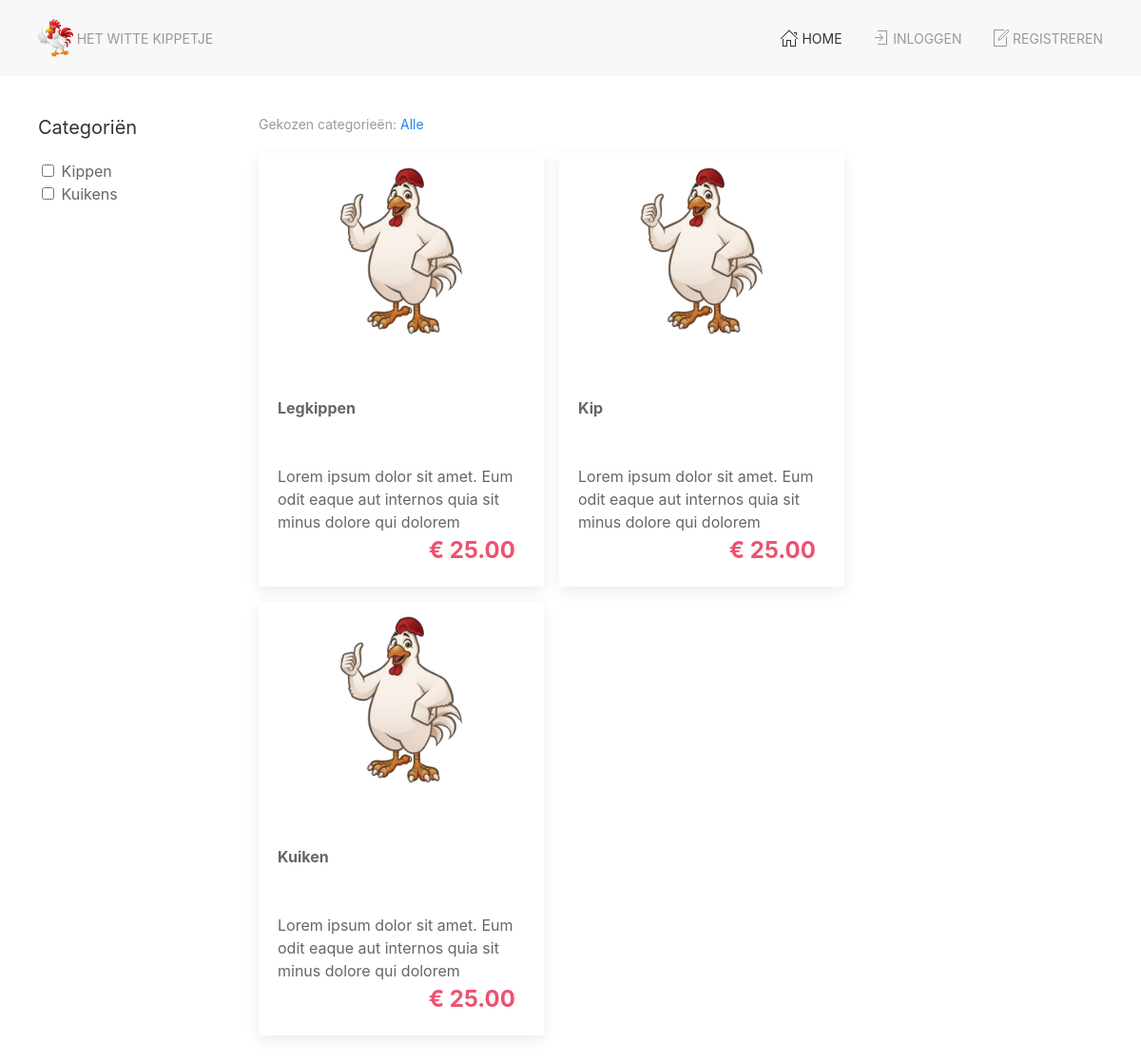
The page / on the database its author committed.
### tables this page shows
CREATE TABLE IF NOT EXISTS `categories` (
  `id` bigint(20) unsigned NOT NULL AUTO_INCREMENT,
  `name` varchar(150) NOT NULL,
  `created_at` timestamp NOT NULL DEFAULT current_timestamp(),
  `updated_at` timestamp NULL DEFAULT NULL,
  PRIMARY KEY (`id`)
);

CREATE TABLE IF NOT EXISTS `products` (
  `id` bigint(20) unsigned NOT NULL AUTO_INCREMENT,
  `category_id` bigint(20) unsigned NOT NULL,
  `name` varchar(150) NOT NULL,
  `description` text DEFAULT NULL,
  `price` decimal(10,2) unsigned NOT NULL DEFAULT 0.00,
  `image` varchar(255) NOT NULL DEFAULT 'https://placehold.co/600x600',
  `created_at` timestamp NOT NULL DEFAULT current_timestamp(),
  `updated_at` timestamp NULL DEFAULT NULL,
  PRIMARY KEY (`id`)
);

### src/Helpers/Auth.php (called while the page is built, shortened)
<?php
function isLoggedIn(): bool
{
   return false;
}
function guest(): bool
{
   return !isLoggedIn();
}

### src/Database/Database.php (called while the page is built, shortened)
<?php
class Database
{
    private static $dbHost = "localhost";
    private static $dbName = "2324_wittekip";
    private static $dbUser = "root";
    private static $dbPassword = "";
    private static $dbConnection = null;
    private static $dbStatement = null;
    private static function connect(): bool
    {
        if (!is_null(self::$dbConnection)) {
            return true;
        }
        $pdo = null;
        try {
            $dsn = "mysql:host=" . self::$dbHost . ";port=3306;dbname=" . self::$dbName;
            $pdo = new PDO($dsn, self::$dbUser, self::$dbPassword);
            $pdo->setAttribute(PDO::ATTR_DEFAULT_FETCH_MODE, PDO::FETCH_OBJ);
        } catch (PDOException $e) {
            return false;
        }
        self::$dbConnection = $pdo;
        return true;
    }
    public static function query(string $query, array $params = []): bool
    {
        try {
            self::$dbStatement = self::$dbConnection->prepare($query);
            self::$dbStatement->execute($params);
        } catch (PDOException $e) {
            return false;
        }
        return true;
    }
    public static function getAll($return_type = PDO::FETCH_OBJ): bool|array
    {
        return self::$dbStatement->fetchAll($return_type);
    }
}

### index.php (the view, shortened to what this page needs)
<?php
@include_once(__DIR__.'/src/Helpers/Auth.php');
@include_once(__DIR__.'/src/Database/Database.php');
@include_once(__DIR__ . '/template/head.inc.php');
Database::query("SELECT * FROM `categories`");
$categories = Database::getAll();
$categoryFilter = '';
$query = "SELECT * FROM `products` $categoryFilter";
Database::query($query);
$products = Database::getAll();
?>
      <div class="uk-grid">
         <section class="uk-width-1-5">
            <h4>Categoriën</h4>
            <?php foreach ($categories as $category) : ?>
               <div>
                    <input class="category-checkbox" id="category_<?= $category->id ?>" type="checkbox" value="<?= $category->id ?>" name="category" onchange="filterProducts(<?= $category->id ?>)" />
                    <label for="category_<?= $category->id ?>"><?= $category->name ?></label>
               </div>
            <?php endforeach; ?>
         </section>
         <section class="uk-width-4-5">
            <h4 class="uk-text-muted uk-text-small">Gekozen categorieën: <span class="uk-text-small uk-text-primary">
               <?php
                  if(isset($_GET['category_id'])) {
                     $selectedCategory = $_GET['category_id'];
                     $selectedCategoryName = $categories[$selectedCategory - 1]->name;
                     echo $selectedCategoryName;
                  } else {
                     echo "Alle";
                  }
               ?>
            </span></h4>
            <div class="uk-flex uk-flex-home uk-flex-wrap">
               <?php foreach ($products as $product) : ?>
                  <a class="product-card uk-card uk-card-home uk-card-default uk-card-small uk-card-hover" href="product.php?product_id=<?= $product->id ?>">
                     <div class="uk-card-media-top uk-align-center">
                        <img src="<?= $product->image ?>" alt="Witte kip" class="product-image uk-align-center">
                     </div>
                     <div class="uk-card-body uk-card-body-home">
                        <p class="product-card-p uk-text-bold uk-margin-remove-bottom"><?= substr($product->name, 0, 89) ?></p>
                        <p class="product-card-p uk-margin-remove-top uk-margin-remove-bottom"><?= substr($product->description, 0, 89) ?></p>
                        <p class="product-card-p uk-margin-remove-top uk-margin-remove-bottom uk-text-large uk-text-bold uk-text-danger uk-text-right">&euro; <?= $product->price ?></p>
                     </div>
                  </a>
               <?php endforeach; ?>
            </div>
         </section>
      </div>
<?php
include_once(__DIR__ . '/template/foot.inc.php');
?>

### template/head.inc.php (shortened to what this page needs)
<?php
@include_once(__DIR__ . '/../src/Helpers/Auth.php');
?>
<!DOCTYPE html>
<html lang="nl">
<head>
   <link rel="stylesheet" href="css/uikit.min.css">
   <link rel="stylesheet" href="css/style.css">
</head>
<body>
   <nav class="uk-navbar-container">
      <div class="uk-container">
         <div uk-navbar>
            <div class="uk-navbar-left">
               <ul class="uk-navbar-nav">
                  <li>
                  <a href="index.php">
                     <img class="logo" src="img/logo4.png" alt="Webshop Het Witte Kippetje" title="Webshop Het Witte Kippetje" />
                     Het Witte Kippetje
                  </a>
                  </li>
               </ul>
            </div>
            <div class="uk-navbar-right">
               <ul class="uk-navbar-nav">
                  <li class="uk-active"><a href="index.php"><span uk-icon="icon: home"></span>Home</a></li>
                  <?php if (guest()) : ?>
                     <li><a href="login.php"><span uk-icon="icon: sign-in"></span>Inloggen</a></li>
                     <li><a href="register.php"><span uk-icon="icon: file-edit"></span>Registreren</a></li>
                  <?php endif; ?>
               </ul>
            </div>
         </div>
      </div>
   </nav>
   <main class="uk-container uk-padding">

### template/foot.inc.php (shortened to what this page needs)
      </main>
   </body>
</html>

### css/style.css (style rules this page uses)
.logo { height: 40px; }
.product-image { width: 206px; height: 206px; }
.product-card, .product-card-p { text-decoration: none !important; color: #666; }
.uk-card-home, .uk-card-body-home { width: 300px; }
.uk-card-body-home > p { max-width: 250px; }
.uk-card-body-home > p:first-child { min-height: 72px; }
.uk-flex-home, .uk-cart-gap, .uk-card-body-gap { gap: 1rem; }

### rows shown on the page
categories: name "Kippen"
categories: name "Kuikens"
products: image (picture), name "Legkippen", description "Lorem ipsum dolor sit amet. Eum odit eaque aut internos quia sit minus dolore qui dolorem", price "25.00"
products: image (picture), name "Kip", description "Lorem ipsum dolor sit amet. Eum odit eaque aut internos quia sit minus dolore qui dolorem", price "25.00"
products: image (picture), name "Kuiken", description "Lorem ipsum dolor sit amet. Eum odit eaque aut internos quia sit minus dolore qui dolorem", price "25.00"
